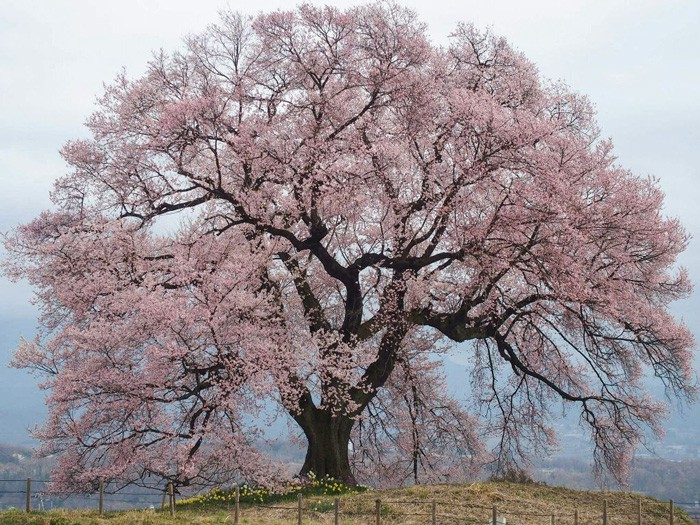
#> input picture image/sakura-hiru.jpg, 700 x 525 px, found by its file name
$ python task1-2.py
#> lines starting #> are read from the running program, lines starting #| are printed output that depends on the picture; after the words box and inside, x2 and y2 are one past the last pixel; in counts of white or black regions, pixels touching at a corner belong together
import cv2

imagePath = '/home/ug-islab/isLab/introduction/image'
savePath = '/home/ug-islab/isLab/introduction/result'
if not savePath:
    print('resultフォルダがありません。')
    exit()

img = cv2.imread(f'{imagePath}/sakura-hiru.jpg')
#> img is the input picture: shape (525, 700, 3); mean B, G, R 148.4, 144.4, 153.5

#画像の表示
cv2.imshow('sakura', img)
cv2.waitKey(0)

#画像の縮小
resized_img = cv2.resize(img, (100, 300))
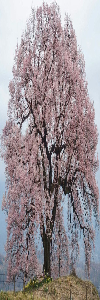
#> resized_img: shape (300, 100, 3); mean B, G, R 148.1, 144.1, 153.2
# cv2.imshow('small-sakura', resized_img)
# cv2.waitKey(0)
cv2.imwrite(f'{savePath}/small-sakura.jpg', resized_img)

#画像の拡大
resized_img = cv2.resize(img, None, fx=1.5, fy=2)
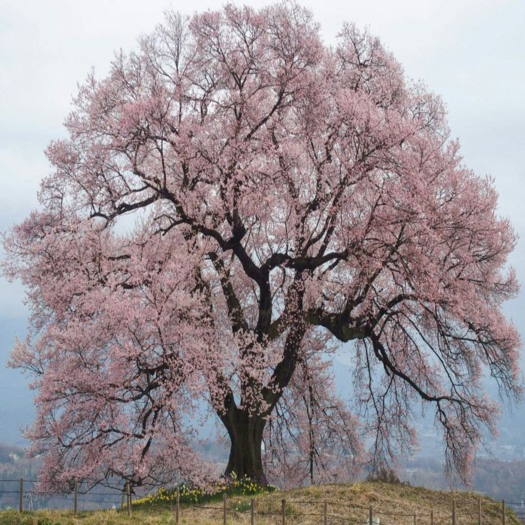
#> resized_img: shape (1050, 1050, 3) (shown at 1/2 size); mean B, G, R 148.3, 144.3, 153.5
cv2.imshow('big-sakura', resized_img)
cv2.waitKey(0)
cv2.imwrite(f'{savePath}/big-sakura.jpg', resized_img)

#画像の回転
height, width = img.shape[:2]
#> height = 525; width = 700
center = (width // 2, height // 2)
#> center = (350, 262)
matrix = cv2.getRotationMatrix2D(center, 45, 1.0)
rotated_img = cv2.warpAffine(img, matrix, (width, height))
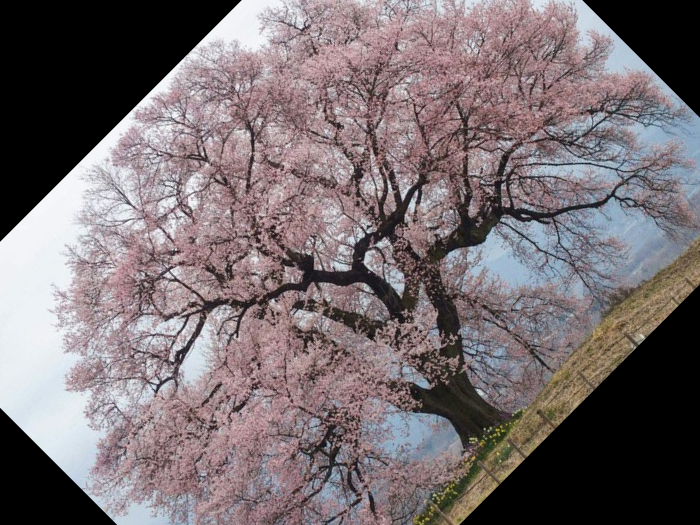
#> rotated_img: shape (525, 700, 3); mean B, G, R 112.5, 109.5, 119.2
# cv2.imshow('rotated-sakura', rotated_img)
# cv2.waitKey(0)
cv2.imwrite(f'{savePath}/rotated-sakura.jpg', rotated_img)


#画像の二値化
gray_img = cv2.cvtColor(img, cv2.COLOR_BGR2GRAY)
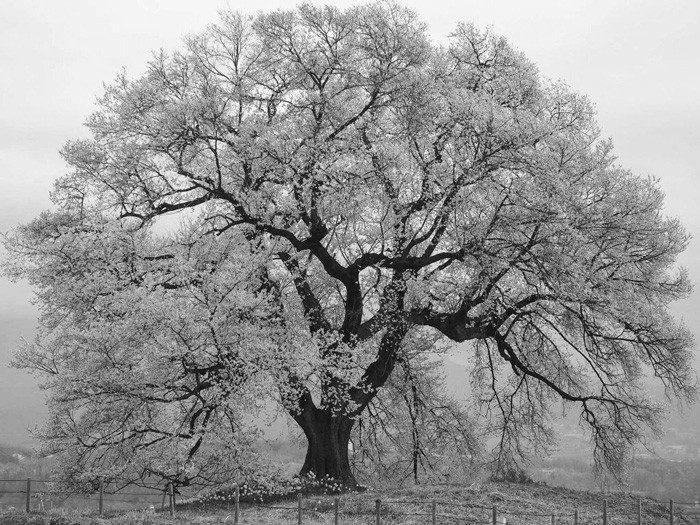
#> gray_img: shape (525, 700); min 1, max 255, mean 147.6
_, binary_img = cv2.threshold(gray_img, 128, 255, cv2.THRESH_BINARY)
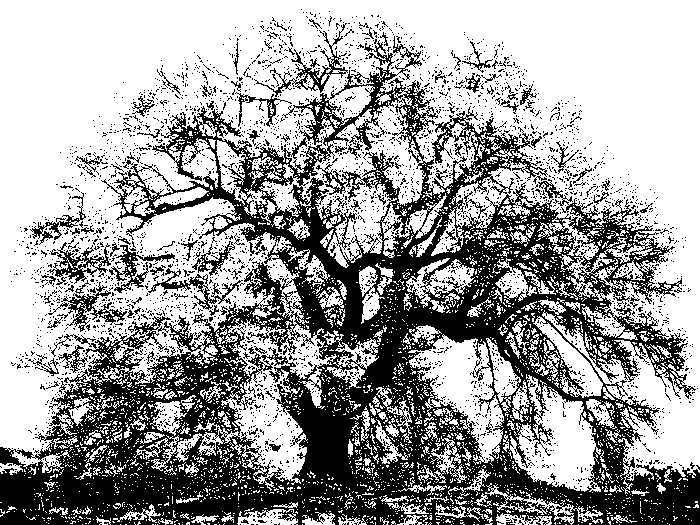
#> binary_img: shape (525, 700); 63.2% white; 3556 black regions (3446 under 20 px), largest, box (x1, y1, x2, y2) and area: (0, 36, 700, 525) 116369, (254, 23, 348, 97) 921, (47, 242, 111, 284) 817
# cv2.imshow('gray-sakura', binary_img)
# cv2.waitKey(0)
cv2.imwrite(f'{savePath}/gray-sakura.jpg', binary_img)

$ run again, with image/sakura-yoru.jpg copied over image/sakura-hiru.jpg
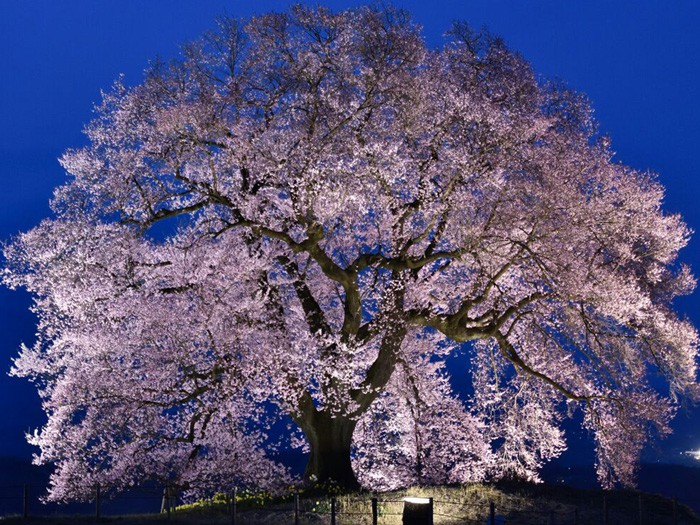
#> input picture image/sakura-yoru.jpg, 700 x 525 px, found by its file name
#> img is the input picture: shape (525, 700, 3); mean B, G, R 118.7, 81, 83.6
#> `rotated_img = cv2.warpAffine(img, matrix, (width, height))`:
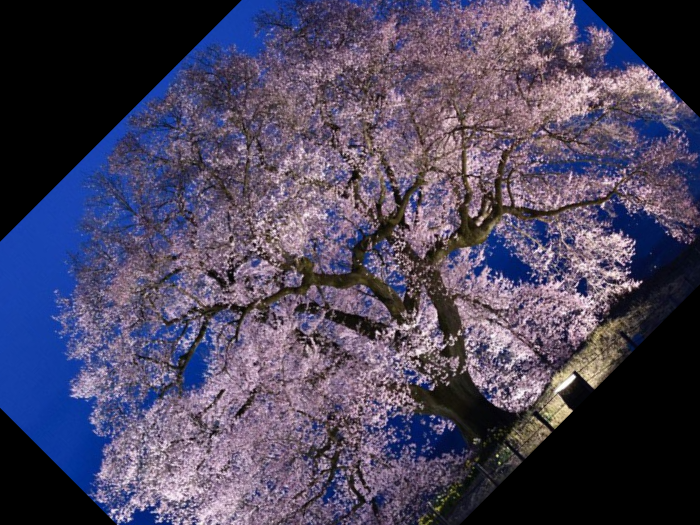
#> rotated_img: shape (525, 700, 3); mean B, G, R 94.4, 70, 76.7
#> `_, binary_img = cv2.threshold(gray_img, 128, 255, cv2.THRESH_BINARY)`:
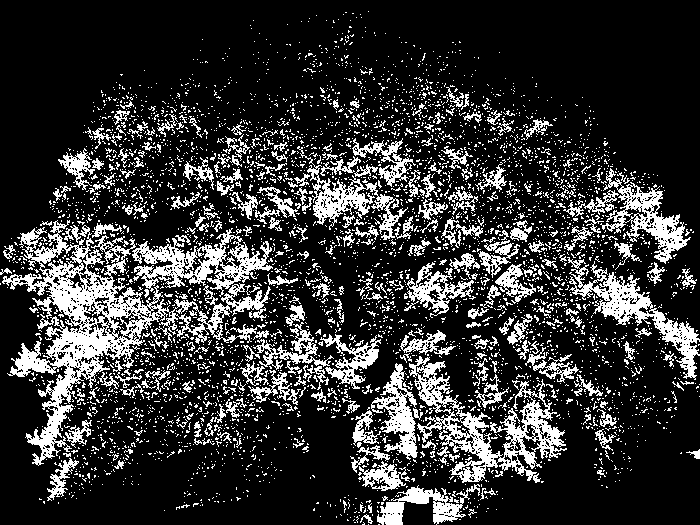
#> binary_img: shape (525, 700); 20.4% white; 4699 white regions (4389 under 20 px), largest, box (x1, y1, x2, y2) and area: (2, 220, 271, 466) 13319, (409, 356, 567, 483) 5582, (132, 228, 273, 297) 3478
